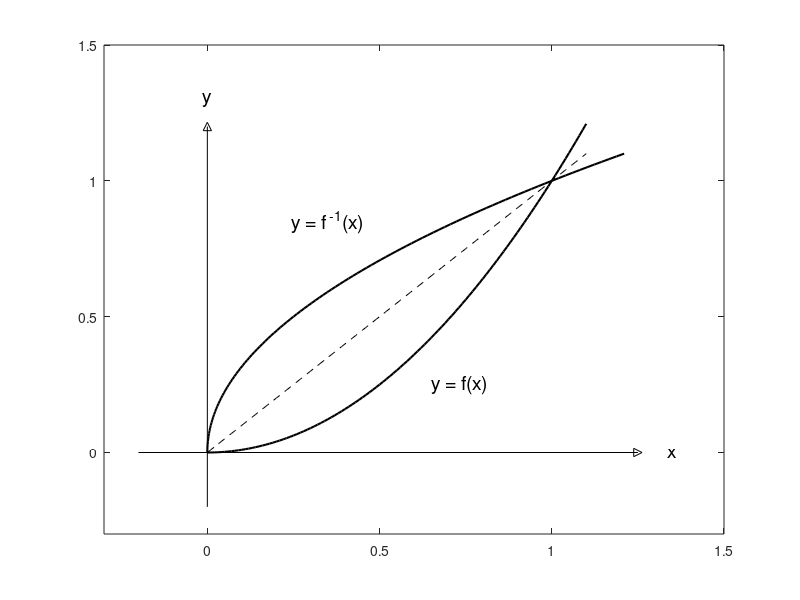

MATLAB code to generate this figure:
% M-file for Experiment 2.8 und Figure 2.6

clear; clc; 

x = 0:0.01:1.1;
y = x.^2;

figure                                 % produces a figure window

plot(x, y, 'k', 'linewidth',1.5)       % plot of the graph of y = x^2
hold on                                % used for plotting further graphs in the same window
plot(y, x, 'k', 'linewidth',1.5)       % plot of the graph of the inverse function

% plot of diagonal, dashed line style
plot(x,x,'k--')

% annotations with font size and position
text(1.35,0,'x','fontsize',14,'Verticalalignment','middle','Horizontalalignment','center')
text(0,1.3,'y','fontsize',14,'Verticalalignment','middle','Horizontalalignment','center')
text(0.65, 0.25,'y = f(x)','fontsize',14,'Verticalalignment','middle','Horizontalalignment','left')
text(0.35, 0.85,'y = f^{ -1}(x)','fontsize',14,'Verticalalignment','middle','Horizontalalignment','center')

% axes
plot([-0.2 1.25],[0,0],'k')
plot([0 0],[-0.2 1.2],'k')

% arrows
plot(1.25,0,'k>')
plot(0,1.2,'k^')

% scaling of visible axis window
axis([-0.3,1.5,-0.3,1.5])

hold off                               % The command "hold" should be terminated for safety.